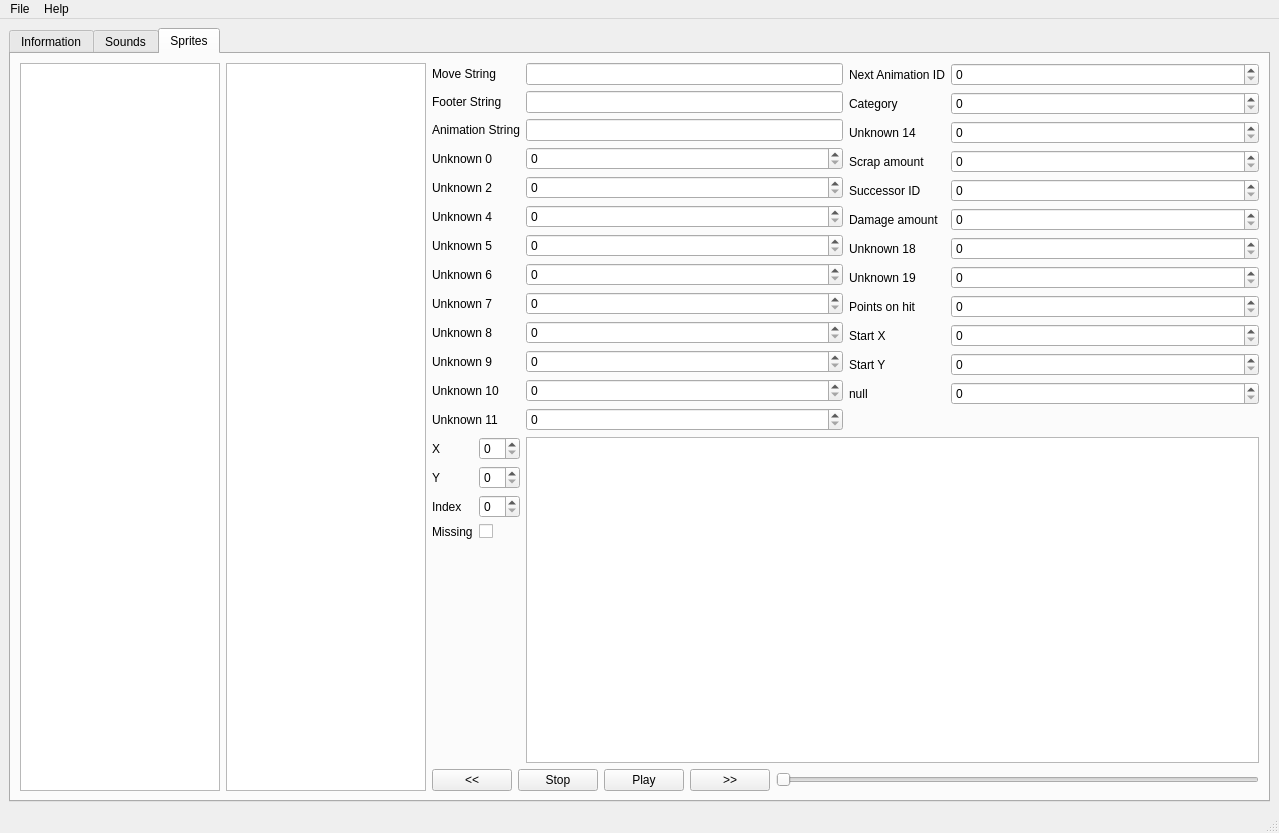
<?xml version="1.0" encoding="UTF-8"?>
<ui version="4.0">
 <class>MainWindow</class>
 <widget class="QMainWindow" name="MainWindow">
  <property name="enabled">
   <bool>true</bool>
  </property>
  <property name="geometry">
   <rect>
    <x>0</x>
    <y>0</y>
    <width>1279</width>
    <height>833</height>
   </rect>
  </property>
  <property name="sizePolicy">
   <sizepolicy hsizetype="Preferred" vsizetype="Preferred">
    <horstretch>0</horstretch>
    <verstretch>0</verstretch>
   </sizepolicy>
  </property>
  <property name="windowTitle">
   <string>AF Editor</string>
  </property>
  <widget class="QWidget" name="centralwidget">
   <property name="sizePolicy">
    <sizepolicy hsizetype="Preferred" vsizetype="Preferred">
     <horstretch>0</horstretch>
     <verstretch>0</verstretch>
    </sizepolicy>
   </property>
   <layout class="QGridLayout" name="gridLayout">
    <item row="0" column="0">
     <widget class="QTabWidget" name="tabWidget">
      <property name="sizePolicy">
       <sizepolicy hsizetype="Preferred" vsizetype="Preferred">
        <horstretch>0</horstretch>
        <verstretch>0</verstretch>
       </sizepolicy>
      </property>
      <property name="layoutDirection">
       <enum>Qt::LeftToRight</enum>
      </property>
      <property name="autoFillBackground">
       <bool>false</bool>
      </property>
      <property name="currentIndex">
       <number>2</number>
      </property>
      <widget class="QWidget" name="infoTab">
       <attribute name="title">
        <string>Information</string>
       </attribute>
       <layout class="QGridLayout" name="gridLayout_2">
        <item row="0" column="2">
         <spacer name="horizontalSpacer">
          <property name="orientation">
           <enum>Qt::Horizontal</enum>
          </property>
          <property name="sizeHint" stdset="0">
           <size>
            <width>40</width>
            <height>20</height>
           </size>
          </property>
         </spacer>
        </item>
        <item row="0" column="1">
         <layout class="QFormLayout" name="formLayout">
          <item row="0" column="0">
           <widget class="QLabel" name="label">
            <property name="text">
             <string>File ID</string>
            </property>
           </widget>
          </item>
          <item row="1" column="0">
           <widget class="QLabel" name="label_2">
            <property name="text">
             <string>Exec Window</string>
            </property>
           </widget>
          </item>
          <item row="0" column="1">
           <widget class="QSpinBox" name="fileIdSpinBox">
            <property name="maximum">
             <number>65535</number>
            </property>
           </widget>
          </item>
          <item row="1" column="1">
           <widget class="QSpinBox" name="execWindowSpinBox">
            <property name="maximum">
             <number>65535</number>
            </property>
           </widget>
          </item>
          <item row="2" column="0">
           <widget class="QLabel" name="label_3">
            <property name="text">
             <string>Endurance</string>
            </property>
           </widget>
          </item>
          <item row="2" column="1">
           <widget class="QDoubleSpinBox" name="enduranceSpinBox"/>
          </item>
          <item row="3" column="1">
           <widget class="QSpinBox" name="unknownBSpinBox">
            <property name="maximum">
             <number>255</number>
            </property>
           </widget>
          </item>
          <item row="4" column="1">
           <widget class="QSpinBox" name="healthSpinBox">
            <property name="maximum">
             <number>65535</number>
            </property>
           </widget>
          </item>
          <item row="3" column="0">
           <widget class="QLabel" name="label_4">
            <property name="text">
             <string>Unknown</string>
            </property>
           </widget>
          </item>
          <item row="4" column="0">
           <widget class="QLabel" name="label_5">
            <property name="text">
             <string>'Health</string>
            </property>
           </widget>
          </item>
          <item row="5" column="0">
           <widget class="QLabel" name="label_6">
            <property name="text">
             <string>Fwd speed</string>
            </property>
           </widget>
          </item>
          <item row="6" column="0">
           <widget class="QLabel" name="label_7">
            <property name="text">
             <string>Rev speed</string>
            </property>
           </widget>
          </item>
          <item row="7" column="0">
           <widget class="QLabel" name="label_8">
            <property name="text">
             <string>Jump speed</string>
            </property>
           </widget>
          </item>
          <item row="8" column="0">
           <widget class="QLabel" name="label_9">
            <property name="text">
             <string>Fall speed</string>
            </property>
           </widget>
          </item>
          <item row="9" column="0">
           <widget class="QLabel" name="label_10">
            <property name="text">
             <string>Unknown C</string>
            </property>
           </widget>
          </item>
          <item row="5" column="1">
           <widget class="QDoubleSpinBox" name="fwdSpeedSpinBox"/>
          </item>
          <item row="6" column="1">
           <widget class="QDoubleSpinBox" name="revSpeedSpinBox"/>
          </item>
          <item row="7" column="1">
           <widget class="QDoubleSpinBox" name="jumpSpeedSpinBox"/>
          </item>
          <item row="8" column="1">
           <widget class="QDoubleSpinBox" name="fallSpeedSpinBox"/>
          </item>
          <item row="10" column="0">
           <widget class="QLabel" name="label_11">
            <property name="text">
             <string>Unknown D</string>
            </property>
           </widget>
          </item>
          <item row="9" column="1">
           <widget class="QSpinBox" name="unknownCSpinBox">
            <property name="maximum">
             <number>255</number>
            </property>
           </widget>
          </item>
          <item row="10" column="1">
           <widget class="QSpinBox" name="unknownDSpinBox">
            <property name="maximum">
             <number>255</number>
            </property>
           </widget>
          </item>
         </layout>
        </item>
       </layout>
      </widget>
      <widget class="QWidget" name="tab">
       <attribute name="title">
        <string>Sounds</string>
       </attribute>
       <layout class="QGridLayout" name="gridLayout_5">
        <item row="0" column="0">
         <widget class="QTableWidget" name="tableWidget"/>
        </item>
       </layout>
      </widget>
      <widget class="QWidget" name="spriteTab">
       <property name="sizePolicy">
        <sizepolicy hsizetype="Preferred" vsizetype="Preferred">
         <horstretch>0</horstretch>
         <verstretch>0</verstretch>
        </sizepolicy>
       </property>
       <attribute name="title">
        <string>Sprites</string>
       </attribute>
       <layout class="QGridLayout" name="gridLayout_3">
        <item row="0" column="2">
         <layout class="QGridLayout" name="gridLayout_4">
          <item row="3" column="0">
           <layout class="QHBoxLayout" name="horizontalLayout">
            <item>
             <widget class="QPushButton" name="pushButton_2">
              <property name="text">
               <string>&lt;&lt;</string>
              </property>
             </widget>
            </item>
            <item>
             <widget class="QPushButton" name="pushButton_3">
              <property name="text">
               <string>Stop</string>
              </property>
             </widget>
            </item>
            <item>
             <widget class="QPushButton" name="pushButton_4">
              <property name="text">
               <string>Play</string>
              </property>
             </widget>
            </item>
            <item>
             <widget class="QPushButton" name="pushButton">
              <property name="text">
               <string>&gt;&gt;</string>
              </property>
             </widget>
            </item>
            <item>
             <widget class="QSlider" name="horizontalSlider">
              <property name="orientation">
               <enum>Qt::Horizontal</enum>
              </property>
             </widget>
            </item>
           </layout>
          </item>
          <item row="0" column="0">
           <layout class="QHBoxLayout" name="horizontalLayout_2" stretch="1,1">
            <item>
             <layout class="QFormLayout" name="formLayout_3">
              <property name="fieldGrowthPolicy">
               <enum>QFormLayout::AllNonFixedFieldsGrow</enum>
              </property>
              <item row="0" column="0">
               <widget class="QLabel" name="label_13">
                <property name="text">
                 <string>Move String</string>
                </property>
               </widget>
              </item>
              <item row="0" column="1">
               <widget class="QLineEdit" name="lineEdit_2"/>
              </item>
              <item row="1" column="0">
               <widget class="QLabel" name="label_14">
                <property name="text">
                 <string>Footer String</string>
                </property>
               </widget>
              </item>
              <item row="2" column="0">
               <widget class="QLabel" name="label_16">
                <property name="text">
                 <string>Animation String</string>
                </property>
               </widget>
              </item>
              <item row="1" column="1">
               <widget class="QLineEdit" name="lineEdit_3"/>
              </item>
              <item row="2" column="1">
               <widget class="QLineEdit" name="lineEdit_4"/>
              </item>
              <item row="3" column="0">
               <widget class="QLabel" name="label_18">
                <property name="text">
                 <string>Unknown 0</string>
                </property>
               </widget>
              </item>
              <item row="4" column="0">
               <widget class="QLabel" name="label_19">
                <property name="text">
                 <string>Unknown 2</string>
                </property>
               </widget>
              </item>
              <item row="5" column="0">
               <widget class="QLabel" name="label_20">
                <property name="text">
                 <string>Unknown 4</string>
                </property>
               </widget>
              </item>
              <item row="6" column="0">
               <widget class="QLabel" name="label_21">
                <property name="text">
                 <string>Unknown 5</string>
                </property>
               </widget>
              </item>
              <item row="7" column="0">
               <widget class="QLabel" name="label_22">
                <property name="text">
                 <string>Unknown 6</string>
                </property>
               </widget>
              </item>
              <item row="8" column="0">
               <widget class="QLabel" name="label_28">
                <property name="text">
                 <string>Unknown 7</string>
                </property>
               </widget>
              </item>
              <item row="9" column="0">
               <widget class="QLabel" name="label_29">
                <property name="text">
                 <string>Unknown 8</string>
                </property>
               </widget>
              </item>
              <item row="10" column="0">
               <widget class="QLabel" name="label_30">
                <property name="text">
                 <string>Unknown 9</string>
                </property>
               </widget>
              </item>
              <item row="11" column="0">
               <widget class="QLabel" name="label_31">
                <property name="text">
                 <string>Unknown 10</string>
                </property>
               </widget>
              </item>
              <item row="12" column="0">
               <widget class="QLabel" name="label_32">
                <property name="text">
                 <string>Unknown 11</string>
                </property>
               </widget>
              </item>
              <item row="3" column="1">
               <widget class="QSpinBox" name="spinBox_13">
                <property name="maximum">
                 <number>65535</number>
                </property>
               </widget>
              </item>
              <item row="4" column="1">
               <widget class="QSpinBox" name="spinBox_14">
                <property name="maximum">
                 <number>65535</number>
                </property>
               </widget>
              </item>
              <item row="5" column="1">
               <widget class="QSpinBox" name="spinBox_15">
                <property name="maximum">
                 <number>255</number>
                </property>
               </widget>
              </item>
              <item row="6" column="1">
               <widget class="QSpinBox" name="spinBox_16">
                <property name="maximum">
                 <number>255</number>
                </property>
               </widget>
              </item>
              <item row="7" column="1">
               <widget class="QSpinBox" name="spinBox_17">
                <property name="maximum">
                 <number>255</number>
                </property>
               </widget>
              </item>
              <item row="8" column="1">
               <widget class="QSpinBox" name="spinBox_18">
                <property name="maximum">
                 <number>255</number>
                </property>
               </widget>
              </item>
              <item row="9" column="1">
               <widget class="QSpinBox" name="spinBox_19">
                <property name="maximum">
                 <number>255</number>
                </property>
               </widget>
              </item>
              <item row="10" column="1">
               <widget class="QSpinBox" name="spinBox_20">
                <property name="maximum">
                 <number>255</number>
                </property>
               </widget>
              </item>
              <item row="11" column="1">
               <widget class="QSpinBox" name="spinBox_21">
                <property name="maximum">
                 <number>255</number>
                </property>
               </widget>
              </item>
              <item row="12" column="1">
               <widget class="QSpinBox" name="spinBox_22">
                <property name="maximum">
                 <number>255</number>
                </property>
               </widget>
              </item>
             </layout>
            </item>
            <item>
             <layout class="QFormLayout" name="formLayout_2">
              <item row="0" column="0">
               <widget class="QLabel" name="label_12">
                <property name="text">
                 <string>Next Animation ID</string>
                </property>
               </widget>
              </item>
              <item row="1" column="0">
               <widget class="QLabel" name="label_15">
                <property name="text">
                 <string>Category</string>
                </property>
               </widget>
              </item>
              <item row="1" column="1">
               <widget class="QSpinBox" name="spinBox">
                <property name="maximum">
                 <number>255</number>
                </property>
               </widget>
              </item>
              <item row="0" column="1">
               <widget class="QSpinBox" name="spinBox_2">
                <property name="maximum">
                 <number>255</number>
                </property>
               </widget>
              </item>
              <item row="2" column="0">
               <widget class="QLabel" name="label_17">
                <property name="text">
                 <string>Unknown 14</string>
                </property>
               </widget>
              </item>
              <item row="3" column="0">
               <widget class="QLabel" name="label_23">
                <property name="text">
                 <string>Scrap amount</string>
                </property>
               </widget>
              </item>
              <item row="4" column="0">
               <widget class="QLabel" name="label_24">
                <property name="text">
                 <string>Successor ID</string>
                </property>
               </widget>
              </item>
              <item row="5" column="0">
               <widget class="QLabel" name="label_25">
                <property name="text">
                 <string>Damage amount</string>
                </property>
               </widget>
              </item>
              <item row="6" column="0">
               <widget class="QLabel" name="label_26">
                <property name="text">
                 <string>Unknown 18</string>
                </property>
               </widget>
              </item>
              <item row="7" column="0">
               <widget class="QLabel" name="label_27">
                <property name="text">
                 <string>Unknown 19</string>
                </property>
               </widget>
              </item>
              <item row="8" column="0">
               <widget class="QLabel" name="label_33">
                <property name="text">
                 <string>Points on hit</string>
                </property>
               </widget>
              </item>
              <item row="9" column="0">
               <widget class="QLabel" name="label_34">
                <property name="text">
                 <string>Start X</string>
                </property>
               </widget>
              </item>
              <item row="10" column="0">
               <widget class="QLabel" name="label_35">
                <property name="text">
                 <string>Start Y</string>
                </property>
               </widget>
              </item>
              <item row="11" column="0">
               <widget class="QLabel" name="label_36">
                <property name="text">
                 <string>null</string>
                </property>
               </widget>
              </item>
              <item row="2" column="1">
               <widget class="QSpinBox" name="spinBox_3">
                <property name="maximum">
                 <number>255</number>
                </property>
               </widget>
              </item>
              <item row="3" column="1">
               <widget class="QSpinBox" name="spinBox_4">
                <property name="maximum">
                 <number>255</number>
                </property>
               </widget>
              </item>
              <item row="4" column="1">
               <widget class="QSpinBox" name="spinBox_5">
                <property name="maximum">
                 <number>255</number>
                </property>
               </widget>
              </item>
              <item row="5" column="1">
               <widget class="QSpinBox" name="spinBox_6">
                <property name="maximum">
                 <number>255</number>
                </property>
               </widget>
              </item>
              <item row="6" column="1">
               <widget class="QSpinBox" name="spinBox_7">
                <property name="maximum">
                 <number>255</number>
                </property>
               </widget>
              </item>
              <item row="7" column="1">
               <widget class="QSpinBox" name="spinBox_8">
                <property name="maximum">
                 <number>255</number>
                </property>
               </widget>
              </item>
              <item row="8" column="1">
               <widget class="QSpinBox" name="spinBox_9">
                <property name="maximum">
                 <number>255</number>
                </property>
               </widget>
              </item>
              <item row="9" column="1">
               <widget class="QSpinBox" name="spinBox_10">
                <property name="maximum">
                 <number>255</number>
                </property>
               </widget>
              </item>
              <item row="10" column="1">
               <widget class="QSpinBox" name="spinBox_11">
                <property name="maximum">
                 <number>255</number>
                </property>
               </widget>
              </item>
              <item row="11" column="1">
               <widget class="QSpinBox" name="spinBox_12">
                <property name="maximum">
                 <number>255</number>
                </property>
               </widget>
              </item>
             </layout>
            </item>
           </layout>
          </item>
          <item row="1" column="0">
           <layout class="QHBoxLayout" name="horizontalLayout_3">
            <item>
             <layout class="QFormLayout" name="formLayout_4">
              <item row="0" column="0">
               <widget class="QLabel" name="label_37">
                <property name="text">
                 <string>X</string>
                </property>
               </widget>
              </item>
              <item row="0" column="1">
               <widget class="QSpinBox" name="spinBox_23"/>
              </item>
              <item row="1" column="0">
               <widget class="QLabel" name="label_38">
                <property name="text">
                 <string>Y</string>
                </property>
               </widget>
              </item>
              <item row="1" column="1">
               <widget class="QSpinBox" name="spinBox_24"/>
              </item>
              <item row="2" column="0">
               <widget class="QLabel" name="label_39">
                <property name="text">
                 <string>Index</string>
                </property>
               </widget>
              </item>
              <item row="2" column="1">
               <widget class="QSpinBox" name="spinBox_25"/>
              </item>
              <item row="3" column="0">
               <widget class="QLabel" name="label_40">
                <property name="text">
                 <string>Missing</string>
                </property>
               </widget>
              </item>
              <item row="3" column="1">
               <widget class="QCheckBox" name="checkBox">
                <property name="text">
                 <string/>
                </property>
               </widget>
              </item>
             </layout>
            </item>
            <item>
             <widget class="QGraphicsView" name="graphicsView"/>
            </item>
           </layout>
          </item>
         </layout>
        </item>
        <item row="0" column="0">
         <widget class="QListWidget" name="listWidget">
          <property name="sizePolicy">
           <sizepolicy hsizetype="Maximum" vsizetype="Expanding">
            <horstretch>0</horstretch>
            <verstretch>0</verstretch>
           </sizepolicy>
          </property>
          <property name="maximumSize">
           <size>
            <width>200</width>
            <height>16777215</height>
           </size>
          </property>
         </widget>
        </item>
        <item row="0" column="1">
         <widget class="QListWidget" name="listWidget_2">
          <property name="sizePolicy">
           <sizepolicy hsizetype="Maximum" vsizetype="Expanding">
            <horstretch>0</horstretch>
            <verstretch>0</verstretch>
           </sizepolicy>
          </property>
          <property name="maximumSize">
           <size>
            <width>200</width>
            <height>16777215</height>
           </size>
          </property>
         </widget>
        </item>
       </layout>
      </widget>
     </widget>
    </item>
   </layout>
  </widget>
  <widget class="QMenuBar" name="menubar">
   <property name="geometry">
    <rect>
     <x>0</x>
     <y>0</y>
     <width>1279</width>
     <height>21</height>
    </rect>
   </property>
   <widget class="QMenu" name="menuFile">
    <property name="title">
     <string>File</string>
    </property>
    <addaction name="actionNew"/>
    <addaction name="actionOpen"/>
    <addaction name="separator"/>
    <addaction name="actionSave"/>
    <addaction name="actionSave_As"/>
    <addaction name="separator"/>
    <addaction name="actionQuit"/>
   </widget>
   <widget class="QMenu" name="menuHelp">
    <property name="title">
     <string>Help</string>
    </property>
    <addaction name="actionAbout"/>
   </widget>
   <addaction name="menuFile"/>
   <addaction name="menuHelp"/>
  </widget>
  <widget class="QStatusBar" name="statusbar"/>
  <action name="actionAbout">
   <property name="text">
    <string>About</string>
   </property>
  </action>
  <action name="actionOpen">
   <property name="text">
    <string>Open</string>
   </property>
   <property name="shortcut">
    <string>Ctrl+O</string>
   </property>
  </action>
  <action name="actionQuit">
   <property name="text">
    <string>Quit</string>
   </property>
   <property name="shortcut">
    <string>Alt+F4</string>
   </property>
  </action>
  <action name="actionNew">
   <property name="text">
    <string>New</string>
   </property>
   <property name="shortcut">
    <string>Ctrl+N</string>
   </property>
  </action>
  <action name="actionSave">
   <property name="text">
    <string>Save</string>
   </property>
   <property name="shortcut">
    <string>Ctrl+S</string>
   </property>
  </action>
  <action name="actionSave_As">
   <property name="text">
    <string>Save As ...</string>
   </property>
  </action>
 </widget>
 <resources/>
 <connections/>
</ui>
